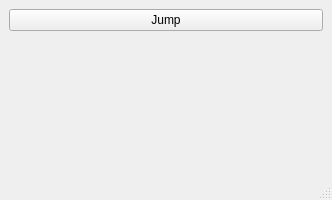
<?xml version="1.0" encoding="UTF-8"?>
<ui version="4.0">
 <class>MainWindow</class>
 <widget class="QMainWindow" name="MainWindow">
  <property name="geometry">
   <rect>
    <x>0</x>
    <y>0</y>
    <width>332</width>
    <height>200</height>
   </rect>
  </property>
  <property name="windowTitle">
   <string>MainWindow</string>
  </property>
  <widget class="QWidget" name="centralwidget">
   <layout class="QVBoxLayout" name="verticalLayout">
    <item>
     <widget class="QPushButton" name="pushButton_jump">
      <property name="text">
       <string>Jump</string>
      </property>
     </widget>
    </item>
    <item>
     <spacer name="verticalSpacer">
      <property name="orientation">
       <enum>Qt::Vertical</enum>
      </property>
      <property name="sizeHint" stdset="0">
       <size>
        <width>20</width>
        <height>64</height>
       </size>
      </property>
     </spacer>
    </item>
   </layout>
  </widget>
  <widget class="QMenuBar" name="menubar">
   <property name="geometry">
    <rect>
     <x>0</x>
     <y>0</y>
     <width>332</width>
     <height>21</height>
    </rect>
   </property>
  </widget>
  <widget class="QStatusBar" name="statusbar"/>
 </widget>
 <resources/>
 <connections/>
</ui>
